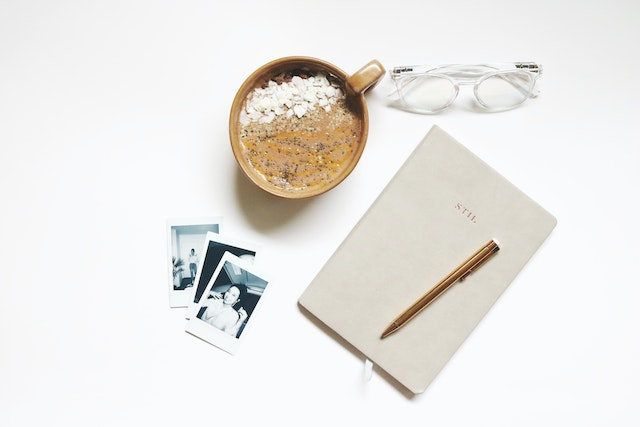
#> input picture images&video_resource/photo1.jpg, 640 x 427 px, found by its file name
$ python 29-Erosion.py
#> lines starting #> are read from the running program, lines starting #| are printed output that depends on the picture
import cv2
import numpy as np

img = cv2.imread("photo1.jpg")
#> img is the input picture: shape (427, 640, 3); mean B, G, R 229, 232.3, 234.4

kernel = np.ones((5,5),np.uint8)   # 1'lerden oluşan matrisi resim üzerine getirerek resmin bozulmasını sağlayacağız.
erosion = cv2.erode(img,kernel,iterations=2)
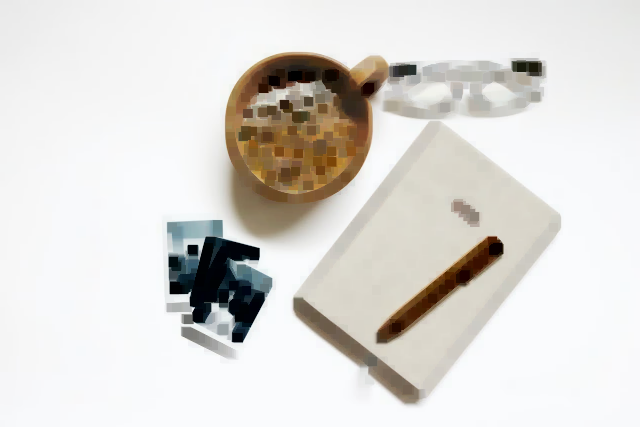
#> erosion: shape (427, 640, 3); mean B, G, R 214.2, 218.3, 220.9

cv2.imshow("image",img)
cv2.imshow("erosion",erosion)

cv2.waitKey(0)
cv2.destroyAllWindows()

$ run again, with images&video_resource/Hello.jpg copied over images&video_resource/photo1.jpg
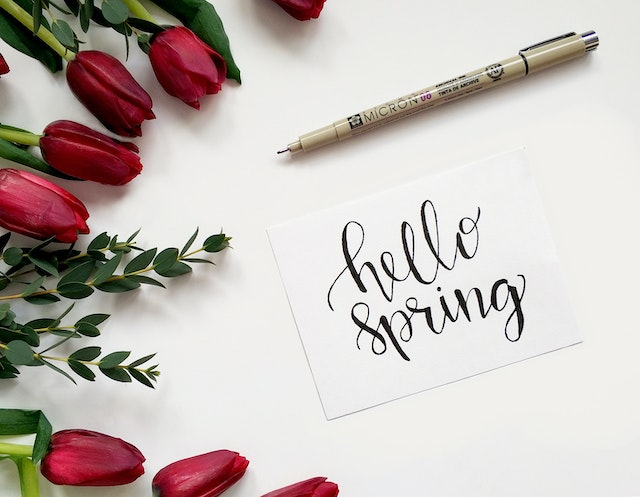
#> input picture images&video_resource/Hello.jpg, 640 x 497 px, found by its file name
#> img is the input picture: shape (497, 640, 3); mean B, G, R 184, 188.6, 197.5
#> `erosion = cv2.erode(img,kernel,iterations=2)`:
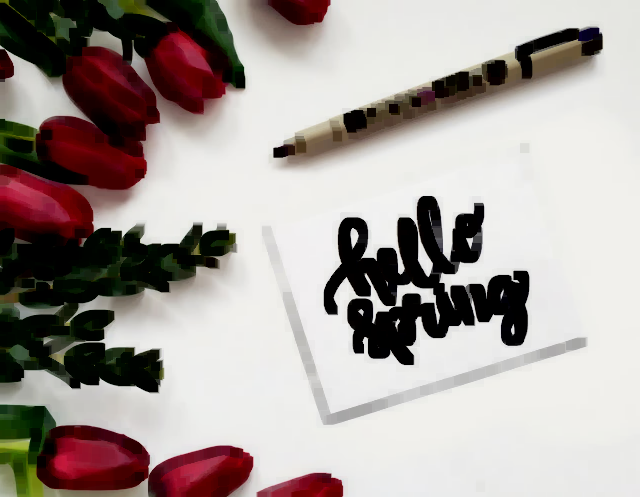
#> erosion: shape (497, 640, 3); mean B, G, R 154.1, 158, 166.9
